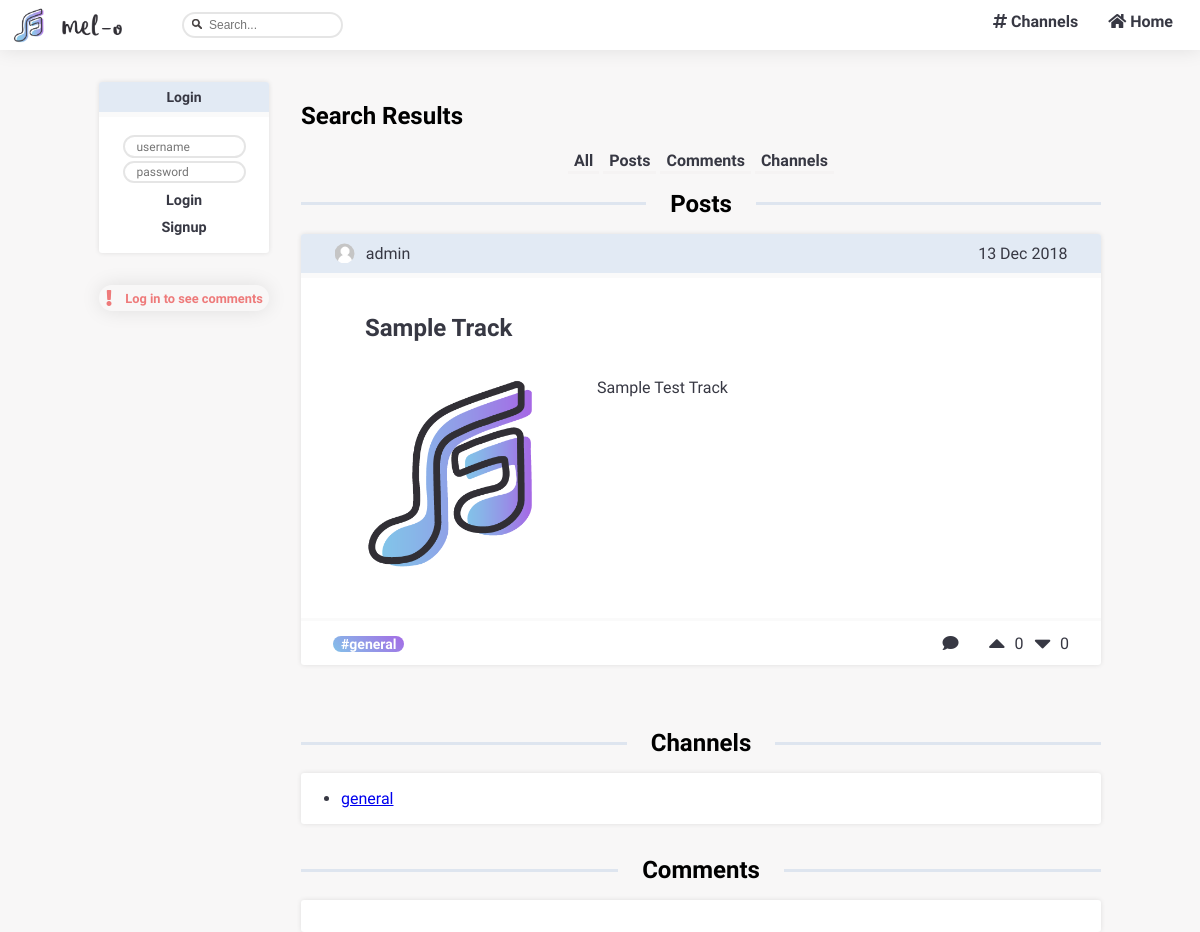
The page /pages/search.php on the database as committed earlier.
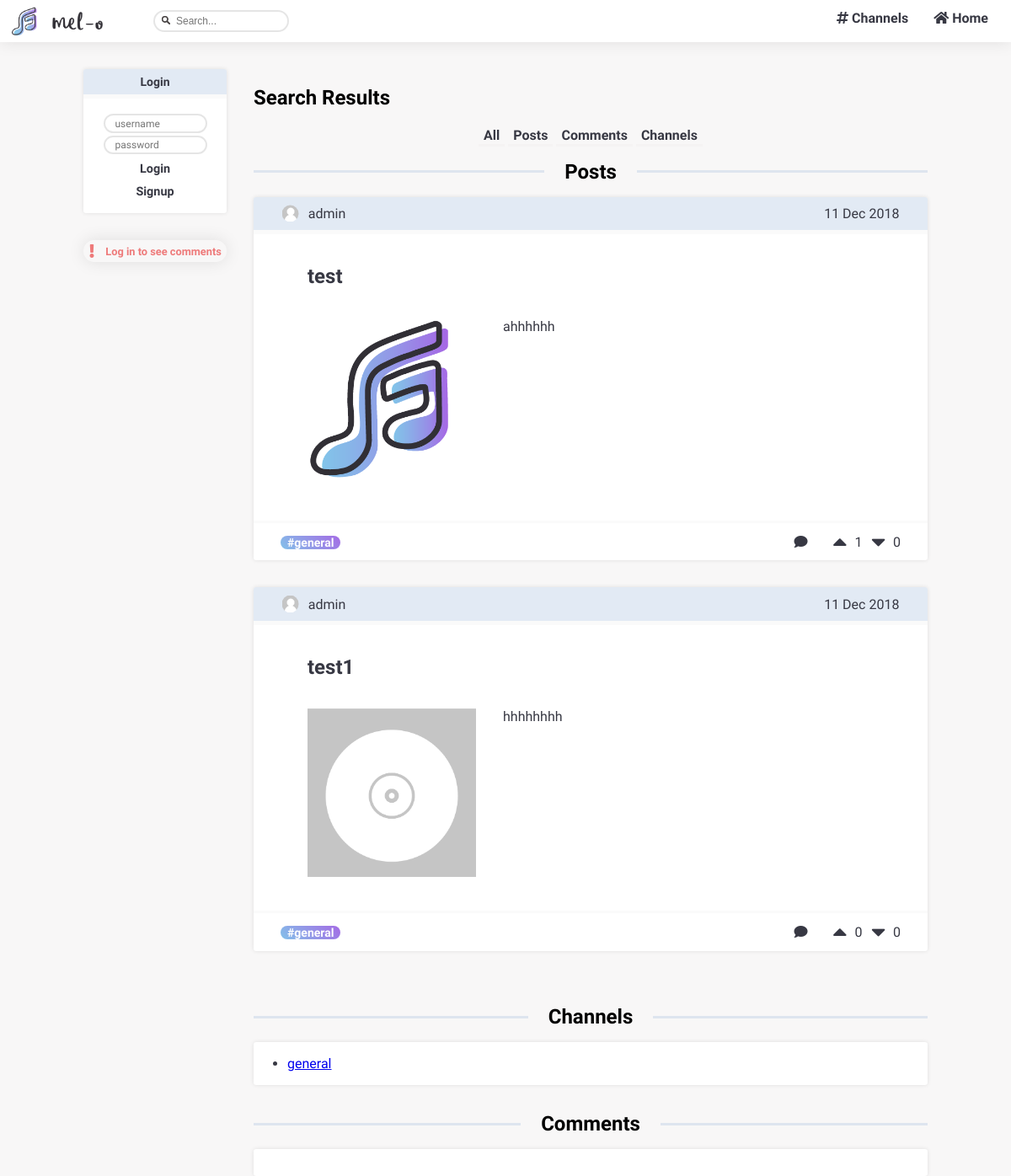
The same page on the database as committed later.
### tables this page shows
CREATE TABLE stories (
  id INTEGER PRIMARY KEY,
  title VARCHAR,
  text VARCHAR,
  author VARCHAR REFERENCES users,
  datetime DATETIME,
  upvotes INTEGER,
  downvotes INTEGER,
  comments INTEGER,
  channel VARCHAR REFERENCES channels
);

CREATE TABLE channels (
  name VARCHAR PRIMARY KEY,
  author VARCHAR REFERENCES users,
  description VARCHAR
);

### database/db_search.php (called while the page is built, shortened)
<?php
  include('../database/db_connection.php');
  function searchStories($search) {
    global $db;
    $stmt = $db->prepare('SELECT * FROM stories WHERE title LIKE :search
                          OR [text] LIKE :search
                          ORDER BY [datetime] DESC');
    $stmt->execute(array(':search' => '%'.$search.'%'));
    return $stmt->fetchAll();
  }
  function searchChannels($search) {
    global $db;
    $stmt = $db->prepare('SELECT * FROM channels WHERE [name] LIKE :search');
    $stmt->execute(array(':search' => '%'.$search.'%'));
    return $stmt->fetchAll();
  }
?>

### templates/tpl_stories.php (the view, shortened to what this page needs)
<?php function draw_story($story) {
  $date_str = $story['datetime'];
  $date = strtotime($date_str);
  if (isset($_SESSION['username']))
    $uservote = hasUserVotedStory($_SESSION['username'], $story['id']);
  else
    $uservote = null;
  ?>
  <article id="story" class = "blockStyle ">
    <header>
    <?php $igmsrc = getUserImage($story['author']);?>
      <img  id="userImage"  src=<?=$igmsrc?> width=20 height="20" class="roundImage">
    <a href="../pages/profile.php?user=<?= $story['author'] ?>"><?= $story['author']?></a>
      <span id="date"> <?= date('d M Y',$date)?></span>
    </header>
    <hr class = "invisibleLine">
    <section id="body" class = "blockLayout">
      <h2><a href="../pages/story_page.php?story_id=<?=$story['id']?>"><?= $story['title']?></a></h2>
      <div id = "storyContent">
      <?php $igmsrc = getTrackImage( $story['id']);?>
      <img  id="trackImage"  src=<?=$igmsrc?> width="200" height="200">
        <div id = "storyTextAndTrack">
          <p> <?= $story['text']?></p>
        </div>
      </div>
    </section>
    <hr class = "footerSeparator">
    <footer>
    <span id="channel"><a href="../pages/channel_page.php?channel=<?= $story['channel'] ?>">#<?= $story['channel']?></a></span>
    <a href="../pages/story_page.php?story_id=<?=$story['id']?>"><i class="fas fa-comment"></i></a>
      <section id="upvote" data-storyid=<?=$story['id']?>>
        <?php if (isset($_SESSION['username'])) {
          if($uservote != null && $uservote['type'] == 1){?>
        <button type="submit" class="voteup_btn colored" id="voteupBtn" user=<?=$_SESSION['username']?> action=1 story=<?=$story['id']?>>
          <i class="fas fa-caret-up fa-2x"></i>
        </button>
        <?php
          }else
          {?>
            <button type="submit" class="voteup_btn" id="voteupBtn" user=<?=$_SESSION['username']?> action=1 story=<?=$story['id']?>>
            <i class="fas fa-caret-up fa-2x"></i>
        </button>
          <?php } } else { ?>
          <form method="GET" action="../pages/login.php?message=">
            <button type="submit" class="voteup_btn" id="voteupBtn">
              <i class="fas fa-caret-up fa-2x"></i>
            </button>
          </form>
        <?php } if($uservote != null && $uservote['type'] == 1) {?>
        <span id=numUpvotes class="colored"><?= $story['upvotes']?></span>
        <?php } else { ?>
        <span id=numUpvotes><?= $story['upvotes']?></span>
        <?php } ?>
      </section>
      <section id="downvote" data-storyid=<?=$story['id']?>>
      <?php if (isset($_SESSION['username'])) {
          if($uservote != null && $uservote['type'] == 0){?>
        <button type="submit" class="votedown_btn colored" id="votedownBtn" user=<?=$_SESSION['username']?> action=0 story=<?=$story['id']?>>
          <i class="fas fa-caret-down fa-2x"></i>
        </button>
        <?php
          }else
          {?>
            <button type="submit" class="votedown_btn" id="votedownBtn" user=<?=$_SESSION['username']?> action=0 story=<?=$story['id']?>>
            <i class="fas fa-caret-down fa-2x"></i>
        </button>
          <?php } } else { ?>
          <form method="GET" action="../pages/login.php?message=">
            <button type="submit" class="votedown_btn" id="votedownBtn">
              <i class="fas fa-caret-down fa-2x"></i>
            </button>
          </form>
        <?php } if($uservote != null && $uservote['type'] == 0) {?>
        <span id=numDownvotes class="colored"><?= $story['downvotes']?></span>
        <?php } else { ?>
        <span id=numDownvotes><?= $story['downvotes']?></span>
        <?php } ?>
    </footer>
  </article>
<?php
} ?>
<?php include_once('../templates/tpl_account.php');
?>

### pages/search.php (shortened to what this page needs)
<?php
  include_once('../database/db_stories.php');
  include_once('../database/db_search.php');
  include_once('../templates/tpl_common.php');
  include_once('../templates/tpl_account.php');
  include_once('../templates/tpl_stories.php');
  include_once('../templates/tpl_search.php');
  $search = htmlentities($_GET['search']);
  try {
    $search_stories = searchStories($search);
  } catch(PDOException $e) {
    $_SESSION['messages'][] = array('type' => 'error', 'content' => "Unable to search for stories");
    die(header("Location: ../pages/mainpage.php"));
  }
  try {
    $search_channels = searchChannels($search);
  } catch(PDOException $e) {
    $_SESSION['messages'][] = array('type' => 'error', 'content' => "Unable to search for channels");
    die(header("Location: ../pages/mainpage.php"));
  }
  try {
    $search_comments = searchComments($search);
  } catch(PDOException $e) {
    $_SESSION['messages'][] = array('type' => 'error', 'content' => "Unable to search for comments");
    die(header("Location: ../pages/mainpage.php"));
  }
  if (!isset($_SESSION['username'])) {
    draw_header(null);
    draw_navBar(null);
    draw_sidebar(null, false);
    draw_search_results($search_stories, $search_channels, null);
  }
  else {
    draw_header($_SESSION['username']);
    draw_navBar($_SESSION['username']);
    $subbed_channels = getSubbedChannels($_SESSION['username']);
    draw_sidebar($subbed_channels, false);
    draw_search_results($search_stories, $search_channels, $search_comments);
  }
  draw_footer();
?>

### templates/tpl_common.php (shortened to what this page needs)
<?php function draw_header($username) { ?>
  <!DOCTYPE html>
  <html>
    <head>
      <link rel="stylesheet" href="../css/style.css">
      <link rel="stylesheet" href="https://use.fontawesome.com/releases/v5.3.1/css/all.css">
    </head>
<?php }
?>
<?php function draw_navBar($username) { ?>
  <body class="regularBody">
  <div class = "navBar">
    <nav id="tabs" class="tabs">
      <ul>
        <span id="desktopTabs" class="desktopTabs">
        <li><a href="../pages/mainpage.php"><i class="fas fa-home"></i> Home</a></li>
        <li><a href="../pages/channels_list.php"><i class="fas fa-hashtag"></i> Channels</a></li>
      </ul>
      <form method="GET" action="../pages/search.php" class="desktopTabs">
        <input type="text" name="search" class="inputField" placeholder="Search..." required>
      </form>
      <div id="logos">
      <a href="../pages/mainpage.php"><img id="logo" src= "../img/logo.png" height="40" width="40"/></a>
      <a href="../pages/mainpage.php"><img id="name" src= "../img/name.png" height="50" width="60"/></a>
      </div>
    </nav>
  </div>
<?php }
?>
<?php function draw_footer() {  ?>
  </body>
</html>
<?php } ?>

### templates/tpl_account.php (shortened to what this page needs)
<?php function draw_sidebar($subbed_channels, $sort) {
?>
  <section id="sidebar" >
    <?php
      draw_sidebar_login();
      draw_sidebar_messages();
    ?>
  </section>
<?php } ?>
<?php
    function draw_sidebar_login() {
  if (isset($_SESSION['username']))
  {
    $username = $_SESSION['username'];?>
    <section id="sidebar_login" class="blockStyle sidebarCard">
      <span class="sidebarCardHeader sidebarH1">My Account</span >
      <hr class = "invisibleLine">
      <section class="sidebarCardContent">
        <div id=userInfo>
          <?php $igmsrc = getUserImage($username);?>
          <img  src=<?=$igmsrc?> width=40 height="40" class="roundImage">
          <a href="../pages/profile.php?user=<?= $username ?>" class="sidebarPurpleLink" id="username"><?= $username ?></a>
        </div>
        <section id="options">
          <span class="lineSpan"> <a href="../pages/edit_profile.php?user=<?= $username ?>" class="sidebarButtonLink">Edit Profile</a></span>
          <span><a href="../actions/action_logout.php" class="sidebarButtonLink">Logout</a></span>
        </section>
      </section>
    </section>
  <?php }
  else
  { ?>
    <section id="sidebar_login" class = "blockStyle sidebar_notlogged sidebarCard">
      <h1 class="sidebarCardHeader sidebarH1">Login</h1>
      <hr class = "invisibleLine">
        <form method="post" action="../actions/action_login.php" class="sidebarCardContent">
          <input type="text" name="username" placeholder="username" class="inputField" required>
          <input type="password" name="password" placeholder="password" class="inputField" required>
          <input type="submit" value="Login" class="sidebarButtonLink hoverButton">
          <div><a href="../pages/signup.php?message=" class="sidebarButtonLink hoverButton">Signup</a></div>
        </form>
    </section>
    <?php }
} ?>
<?php
function getUserImage($username){
  if(file_exists("../img/users/originals/$username.png")){
   $img = "../img/users/originals/$username.png";
  }else  $img = "../img/unknownuser.png";
  return $img;
}?>
<?php
function getTrackImage($username){
  if(file_exists("../img/stories/originals/$username.png")){
   $img = "../img/stories/originals/$username.png";
  }else  $img = "../img/templatetrackcover.png";
  return $img;
}?>
<?php
function draw_sidebar_messages() {
  if(isset($_SESSION['messages'])) { ?>
      <section class="messages">
        <?php foreach($_SESSION['messages'] as $message) { ?>
          <div class="<?=$message['type']?>">
            <?php if ($message['type'] == 'error') { ?>
              <i class="fas fa-exclamation"></i>
            <?php } else { ?>
              <i class="fas fa-check"></i>
            <?php } ?>
            <h2><?=$message['content']?></h2>
          </div>
        <?php } ?>
      </section>
    <?php unset($_SESSION['messages']);
  }
} ?>

### templates/tpl_search.php (shortened to what this page needs)
<?php function draw_search_results($search_stories, $search_channels, $search_comments) {
  ?>
  <section id="search_results" class="page ">
    <header>
      <h1>Search Results</h1>
      <div id="links">
        <input type="button" value="All" id="All"  onclick="loadSearchResults(event)" />
        <input type="button" value="Posts" id="Posts" onclick="loadSearchResults(event)" />
        <input type="button" value="Comments" id="Comments"  onclick="loadSearchResults(event)" />
        <input type="button" value="Channels" id="Channels"  onclick="loadSearchResults(event)" />
      </div>
    </header>
        <div id="activityStories" class="activityDiv">
          <hr> <span ><h1 class="activityTitle">Posts</h1></span> <hr>
        </div>
        <?php draw_search_stories($search_stories); ?>
        <div id="activityComments" class="activityDiv">
          <hr> <span ><h1 class="activityTitle">Channels</h1></span> <hr>
        </div>
        <?php draw_search_channels($search_channels); ?>
        <div id="activityChannels" class="activityDiv">
          <hr> <span ><h1 class="activityTitle">Comments</h1></span> <hr>
        </div>
        <?php draw_search_comments($search_comments);?>
  </section>
<?php } ?>
<?php function draw_search_stories($search_stories) {
  ?>
  <section id="search_stories" class="searchCard">
  <?php  foreach($search_stories as $search_story) {
        draw_search_story($search_story);
      }
    ?>
  </section>
  <?php } ?>
<?php function draw_search_story($search_story) {
  include_once('../templates/tpl_stories.php');
  draw_story($search_story);
} ?>
<?php function draw_search_channels($search_channels) {
  ?>
  <section id="search_channels" class="searchCard blockStyle" >
    <ul>
    <?php
      foreach($search_channels as $search_channel) { ?>
        <li><a href="../pages/channel_page.php?channel=<?= $search_channel['name']?>"><?= $search_channel['name']?></a></li>
    <?php }
    ?>
    </ul>
  </section>
<?php } ?>
<?php function draw_search_comments($search_comments) {
  include_once('../templates/tpl_stories.php');
?>
    <section id="search_comments" class="searchCard blockStyle" >
    </section>
<?php } ?>

Rows that differ between the two databases and show on the page:
changed stories: datetime "13 Dec 2018" → "11 Dec 2018"; title "Sample Track" → "test"; text "Sample Test Track" → "ahhhhhh"; upvotes "0" → "1"
added stories: author "admin", datetime "11 Dec 2018", title "test1", shows a picture, text "hhhhhhhh", channel "general", upvotes "0", downvotes "0"
